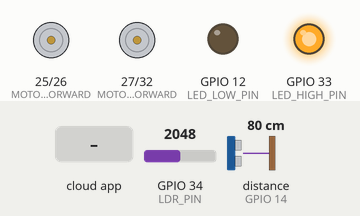
Recording of a sketch running on a simulated ESP32. Parts: motor-driver pin pairs drawn as motors (green arrow = first pin HIGH = forward, orange = second pin HIGH = backward, longer = more drive), output pins drawn as LEDs (lit = HIGH). Wiring (inferred from the names in the program): ultrasonic range finder: trigger GPIO 13; echo GPIO 14. Inputs (shaded band) come from the test bench; at power-on: distance to the obstacle (sensor on GPIO 14) 80 cm, GPIO 34 (LDR_PIN) = 2048. The echo pulse lasts 58.3 µs per cm; WiFi joins after 1.5 s; servers stay silent unless stated; the Firebase database answers and starts empty; pins used as bus, display or sensor lines are not drawn; what the sketch prints to the serial monitor is not drawn.

Above: at 3.2 s.
3.3 s: distance to the obstacle (sensor on GPIO 14) set to 55 cm
4.8 s: distance to the obstacle (sensor on GPIO 14) set to 46 cm
At 6.0 s:
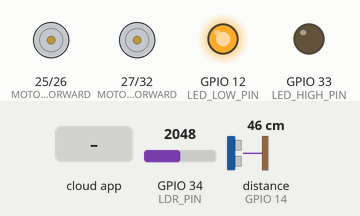
6.9 s: the phone or cloud app sets command to FORWARD
At 7.9 s:
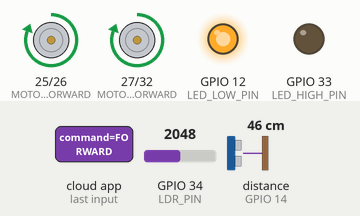
8.8 s: the phone or cloud app sets command to BACKWARD
At 9.7 s:
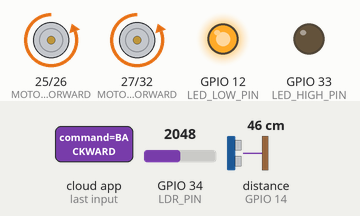
10.6 s: the phone or cloud app sets command to LEFT
At 11.6 s:
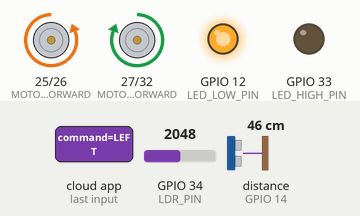
12.4 s: the phone or cloud app sets command to RIGHT
At 13.5 s:
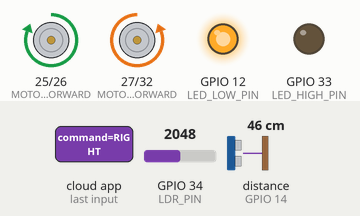
Timing chart, 0 to 15.2 s (numbered marks = the images above; inputs shaded):
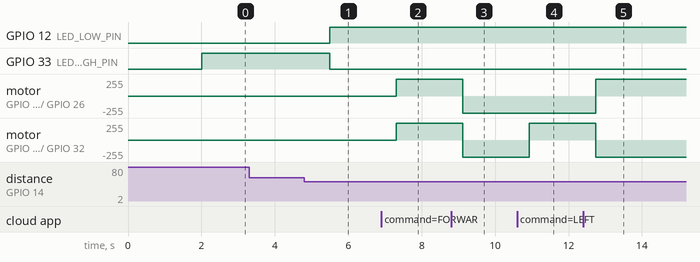

The sketch:

beamsmart.ino
```cpp
#include <WiFi.h>
#include <FirebaseESP32.h>

// Wi-Fi credentials
const char* WIFI_SSID = "---";
const char* WIFI_PASSWORD = "---";

// Firebase settings
#define FIREBASE_HOST "---"
const char* FIREBASE_API_KEY = "---";

// Firebase objects
FirebaseConfig firebaseConfig;
FirebaseAuth firebaseAuth;
FirebaseData firebaseData;

// GPIO Pins
#define MOTOR_LEFT_FORWARD 25
#define MOTOR_LEFT_BACKWARD 26
#define MOTOR_RIGHT_FORWARD 27
#define MOTOR_RIGHT_BACKWARD 32
#define LED_HIGH_PIN 33
#define LED_LOW_PIN 12
#define LDR_PIN 34
#define TRIG_PIN 13
#define ECHO_PIN 14

// Thresholds and Settings
const int LDR_THRESHOLD = 100;
const int OBSTACLE_DISTANCE = 50;

// Global Variables
String motorCommand = "STOP";
bool isHighBeam = true;

void setup() {
  Serial.begin(115200);

  // Initialize Wi-Fi
  connectToWiFi();

  // Configure Firebase
  setupFirebase();

  // Initialize GPIO pins
  initializePins();

  // Set initial beam state to HIGH
  setBeamState(true);
}

void loop() {
  // Read sensor values
  int ldrValue = analogRead(LDR_PIN);
  long distance = measureDistance();

  // Fetch motor command from Firebase
  fetchMotorCommand();

  // Manage beam state based on conditions
  manageBeamState(ldrValue, distance);

  // Update Firebase with sensor data
  updateFirebaseData(ldrValue, distance);
}

void connectToWiFi() {
  Serial.print("Connecting to Wi-Fi");
  WiFi.begin(WIFI_SSID, WIFI_PASSWORD);
  while (WiFi.status() != WL_CONNECTED) {
    delay(1000);
    Serial.print(".");
  }
  Serial.println("\nConnected to Wi-Fi");
}

void setupFirebase() {
  firebaseConfig.host = FIREBASE_HOST;
  firebaseConfig.api_key = FIREBASE_API_KEY;
  firebaseAuth.user.email = "sharmaabhi10101010@gmail.com";
  firebaseAuth.user.password = "admin123@";

  Firebase.begin(&firebaseConfig, &firebaseAuth);
  Firebase.reconnectWiFi(true);
}

void initializePins() {
  pinMode(MOTOR_LEFT_FORWARD, OUTPUT);
  pinMode(MOTOR_LEFT_BACKWARD, OUTPUT);
  pinMode(MOTOR_RIGHT_FORWARD, OUTPUT);
  pinMode(MOTOR_RIGHT_BACKWARD, OUTPUT);
  pinMode(LED_HIGH_PIN, OUTPUT);
  pinMode(LED_LOW_PIN, OUTPUT);
  pinMode(LDR_PIN, INPUT);
  pinMode(TRIG_PIN, OUTPUT);
  pinMode(ECHO_PIN, INPUT);
}

void setBeamState(bool highBeam) {
  if (highBeam) {
    digitalWrite(LED_HIGH_PIN, HIGH);
    digitalWrite(LED_LOW_PIN, LOW);
    isHighBeam = true;
  } else {
    digitalWrite(LED_HIGH_PIN, LOW);
    digitalWrite(LED_LOW_PIN, HIGH);
    isHighBeam = false;
  }
}

long measureDistance() {
  digitalWrite(TRIG_PIN, LOW);
  delayMicroseconds(2);
  digitalWrite(TRIG_PIN, HIGH);
  delayMicroseconds(10);
  digitalWrite(TRIG_PIN, LOW);

  long duration = pulseIn(ECHO_PIN, HIGH);
  return (duration * 0.0343) / 2;
}

void fetchMotorCommand() {
  if (Firebase.getString(firebaseData, "/car/command")) {
    motorCommand = firebaseData.stringData();
    executeMotorCommand();
  } else {
    Serial.println("Error fetching command: " + firebaseData.errorReason());
  }
}

void manageBeamState(int ldrValue, long distance) {
  bool brightLight = ldrValue <= LDR_THRESHOLD;
  bool lowLight = ldrValue >= LDR_THRESHOLD;
  bool obstacleDetected = distance > 0 && distance <= OBSTACLE_DISTANCE;

  if ((brightLight || obstacleDetected) && isHighBeam) {
    Serial.println("Ambient Light or Obstacle Detected. Switching to LOW beam.");
    Firebase.setString(firebaseData, "/car/lightState", "Low Beam");
    setBeamState(false);
  } else if ((lowLight && distance > OBSTACLE_DISTANCE) && !isHighBeam) {
    Serial.println("Clear conditions. Switching back to HIGH beam.");
    Firebase.setString(firebaseData, "/car/lightState", "High Beam");
    setBeamState(true);
  }
}

void updateFirebaseData(int ldrValue, long distance) {
    if (!Firebase.setInt(firebaseData, "/car/obstacleDistance", distance)) {
        Serial.println("Failed to update obstacle distance: " + firebaseData.errorReason());
    }
    String lightState = isHighBeam ? "High Beam" : "Low Beam";
    if (!Firebase.setString(firebaseData, "/car/lightState", lightState)) {
        Serial.println("Failed to update light state: " + firebaseData.errorReason());
    }
}


void executeMotorCommand() {
  if (motorCommand == "FORWARD") {
    moveForward();
  } else if (motorCommand == "BACKWARD") {
    moveBackward();
  } else if (motorCommand == "LEFT") {
    turnLeft();
  } else if (motorCommand == "RIGHT") {
    turnRight();
  } else {
    stopMotors();
  }
}

void moveForward() {
  Serial.println("Moving FORWARD");
  digitalWrite(MOTOR_LEFT_FORWARD, HIGH);
  digitalWrite(MOTOR_LEFT_BACKWARD, LOW);
  digitalWrite(MOTOR_RIGHT_FORWARD, HIGH);
  digitalWrite(MOTOR_RIGHT_BACKWARD, LOW);
}

void moveBackward() {
  Serial.println("Moving BACKWARD");
  digitalWrite(MOTOR_LEFT_FORWARD, LOW);
  digitalWrite(MOTOR_LEFT_BACKWARD, HIGH);
  digitalWrite(MOTOR_RIGHT_FORWARD, LOW);
  digitalWrite(MOTOR_RIGHT_BACKWARD, HIGH);
}

void turnLeft() {
  Serial.println("Turning LEFT");
  digitalWrite(MOTOR_LEFT_FORWARD, LOW);
  digitalWrite(MOTOR_LEFT_BACKWARD, HIGH);
  digitalWrite(MOTOR_RIGHT_FORWARD, HIGH);
  digitalWrite(MOTOR_RIGHT_BACKWARD, LOW);
}

void turnRight() {
  Serial.println("Turning RIGHT");
  digitalWrite(MOTOR_LEFT_FORWARD, HIGH);
  digitalWrite(MOTOR_LEFT_BACKWARD, LOW);
  digitalWrite(MOTOR_RIGHT_FORWARD, LOW);
  digitalWrite(MOTOR_RIGHT_BACKWARD, HIGH);
}

void stopMotors() {
  Serial.println("Stopping Motors");
  digitalWrite(MOTOR_LEFT_FORWARD, LOW);
  digitalWrite(MOTOR_LEFT_BACKWARD, LOW);
  digitalWrite(MOTOR_RIGHT_FORWARD, LOW);
  digitalWrite(MOTOR_RIGHT_BACKWARD, LOW);
}
```

Measured:
- the behaviour switches between 51 and 50 cm on distance to the obstacle (sensor on GPIO 14) (found by bisection; images 0 and 1)
- after the input at 3.3 s, every drawn part: stays the same
- after the input at 4.8 s, GPIO 12 (LED_LOW_PIN): LOW → HIGH after 0.69 s; GPIO 33 (LED_HIGH_PIN): HIGH → LOW after 0.69 s
- after the input at 6.9 s, motor on GPIO 25 (MOTOR_LEFT_FORWARD) / GPIO 26 (MOTOR_LEFT_BACKWARD), motor on GPIO 27 (MOTOR_RIGHT_FORWARD) / GPIO 32 (MOTOR_RIGHT_BACKWARD): stopped → forward 255/255 after 0.40 s
- after the input at 8.8 s, motor on GPIO 25 (MOTOR_LEFT_FORWARD) / GPIO 26 (MOTOR_LEFT_BACKWARD), motor on GPIO 27 (MOTOR_RIGHT_FORWARD) / GPIO 32 (MOTOR_RIGHT_BACKWARD): forward 255/255 → backward 255/255 after 0.32 s
- after the input at 10.6 s, motor on GPIO 27 (MOTOR_RIGHT_FORWARD) / GPIO 32 (MOTOR_RIGHT_BACKWARD): backward 255/255 → forward 255/255 after 0.33 s
- after the input at 12.4 s, motor on GPIO 25 (MOTOR_LEFT_FORWARD) / GPIO 26 (MOTOR_LEFT_BACKWARD): backward 255/255 → forward 255/255 after 0.35 s; motor on GPIO 27 (MOTOR_RIGHT_FORWARD) / GPIO 32 (MOTOR_RIGHT_BACKWARD): forward 255/255 → backward 255/255 after 0.35 s
